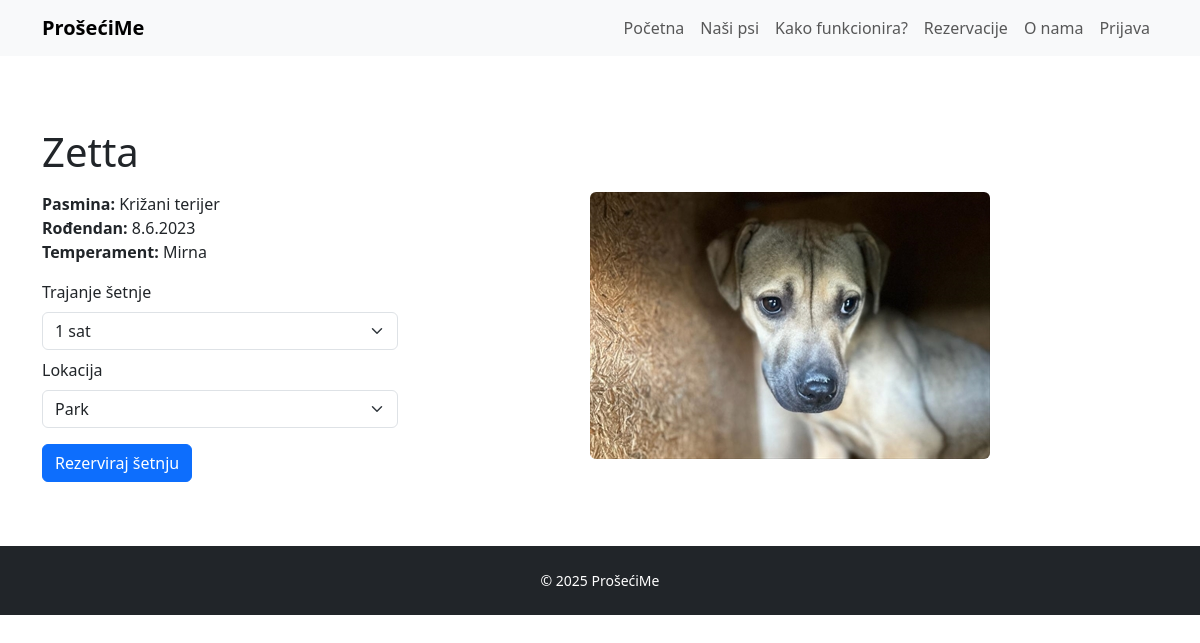
The page /dog.php?id=2 on the database its author committed.
### tables this page shows
CREATE TABLE `dogs` (
  `id` int(10) UNSIGNED NOT NULL,
  `name` varchar(100) NOT NULL,
  `breed` varchar(100) NOT NULL,
  `dob` date NOT NULL,
  `temperament` varchar(50) NOT NULL,
  `image` varchar(255) NOT NULL,
  `durations` varchar(100) NOT NULL DEFAULT '60',
  `locations` varchar(100) NOT NULL DEFAULT 'park'
);

### dog.php (the view, shortened to what this page needs)
<?php
require_once __DIR__ . '/config/config.php';
$dog_id = (int)$_GET['id'];
$stmt = $pdo->prepare("SELECT * FROM dogs WHERE id = ?");
$stmt->execute([$dog_id]);
$dog = $stmt->fetch();
$durations = array_filter(array_map('trim', explode(',', $dog['durations'])));
$locations = array_filter(array_map('trim', explode(',', $dog['locations'])));
?>
<!DOCTYPE html>
<html lang="hr">
<head>
  <link href="https://cdn.jsdelivr.net/npm/bootstrap@5.3.2/dist/css/bootstrap.min.css" rel="stylesheet">
</head>
<body>
<?php include __DIR__.'/elementi/nav.php'; ?>
<main class="container py-5">
  <h1 class="mb-3"><?=htmlspecialchars($dog['name'])?></h1>
  <div class="row align-items-start g-4">
    <div class="col-md-4">
      <p><strong>Pasmina:</strong> <?=htmlspecialchars($dog['breed'])?><br>
         <strong>Rođendan:</strong> <?=date('j.n.Y',strtotime($dog['dob']))?><br>
         <strong>Temperament:</strong> <?=htmlspecialchars($dog['temperament'])?></p>
      <form method="post" action="rezervacije.php" class="mb-3">
        <div class="mb-2">
          <label class="form-label">Trajanje šetnje</label>
          <select name="duration" class="form-select">
            <?php foreach($durations as $d): ?>
              <option value="<?=$d?>"><?=$d==30? '30 min' : ($d/60).' sat'.($d>60?'a':'')?></option>
            <?php endforeach; ?>
          </select>
        </div>
        <div class="mb-3">
          <label class="form-label">Lokacija</label>
          <select name="location" class="form-select">
            <?php foreach($locations as $loc): ?>
              <option value="<?=htmlspecialchars($loc)?>"><?=ucfirst($loc)?></option>
            <?php endforeach; ?>
          </select>
        </div>
        <button class="btn btn-primary">Rezerviraj šetnju</button>
      </form>
    </div>
    <div class="col-md-8 text-center">
      <img src="img/<?=htmlspecialchars($dog['image'])?>" class="img-fluid rounded mb-3" style="max-height:400px" alt="<?=htmlspecialchars($dog['name'])?>">
    </div>
  </div>
</main>
<?php include __DIR__.'/elementi/footer.php'; ?>
</body>
</html>

### rows shown on the page
dogs: name "Zetta", breed "Križani terijer", dob "8.6.2023", temperament "Mirna", duration "1 sat", location "Park", image (picture)

### other values the page prints
$title "Početna"
$title "Naši psi"
$title "Kako funkcionira?"
$title "Rezervacije"
$title "O nama"
